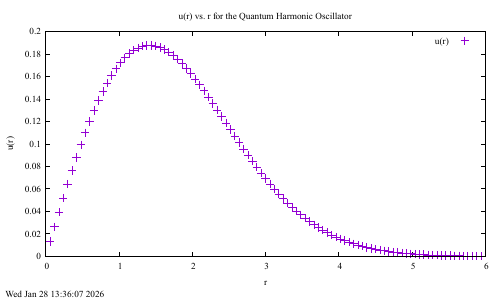

Source code (gnuplot):
set timestamp

set xlabel 'r'
set ylabel 'u(r)'
set title 'u(r) vs. r for the Quantum Harmonic Oscillator'

set key top right

plot "eigen_tridiagonal.dat" using 1:2 title 'u(r)'

set terminal pdfcairo enhanced color font "Times New Roman, 10'
set output 'eigen_tridiagonal.pdf'
replot
set output